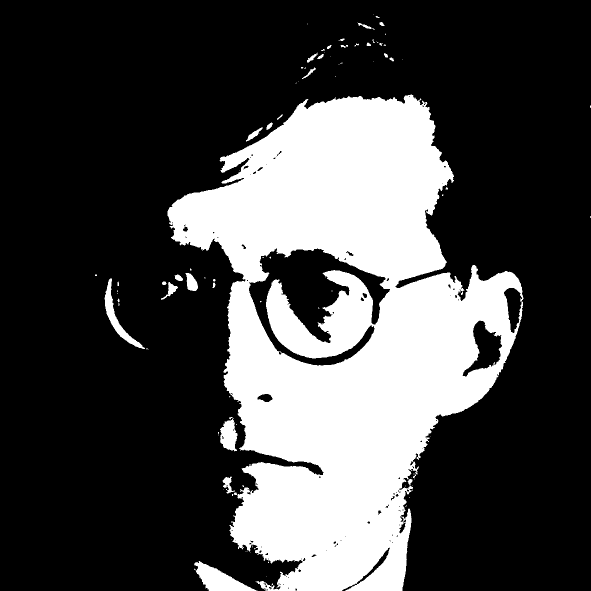
%> input picture shostakovich_image.png, 1182 x 1182 px (shown at 1/2 size)
$ octave image_ofdm_new.m   (GNU Octave 9; MATLAB toolbox functions it lacks are replaced by stand-ins)
%> lines starting %> are read from the running program, lines starting %| are printed output that depends on the picture; in (x1, y1, x2, y2) boxes, pixels count from 0 and x2, y2 are one past the last pixel; in counts of white or black regions, pixels touching at a corner belong together; the program's own positions count from 1
%% New OFDM Transmitter
clc; clear; close all; clear all;
rng(6);

%% Load Image

raw_image = double(imresize(imread("shostakovich_image.png"),[84 84]));
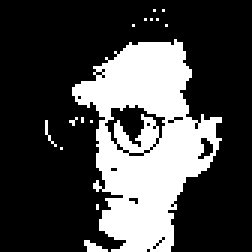
%> raw_image: size 84x84 double (shown 3 times larger); values 0 (black) and 1 (white), 27.8% white; 15 white regions (14 under 20 px), largest, box (x1, y1, x2, y2) and area: (24, 13, 74, 84) 1919
image_stream = reshape(raw_image.', [], 1);
%> image_stream = 7056 values, max 1 at index 304, min 0 at index 1, mean 0.278
complex_data_stream = reshape(image_stream, [length(image_stream)/2,2]).*2 - 1;
complex_data_vec = (complex_data_stream(:,1) + 1i*complex_data_stream(:,2))./sqrt(2);

%% OFDM Parameters
K = 1024; % num carriers
B = 3e3; % bandwidth
f0 = 10e3; % carrier frequency
fc = f0 + B /2; % center frequency
fs  = 48e3; % sampling rate (samples/second)

is_cp = false;

% T - Absolute time
Tg = 32e-3; % guard interval
Tp = Tg * 2; % pause period
% N - Number of someting
NBlk = 4;
Ng = ceil(Tg*fs); % number of samples in guard interval
Np = ceil(Tp*fs); % number of samples in pause period
Nsps = fs/B; % Number of samples per symbol
Nb = Nsps * K + Ng; % number of samples in OFDM block
Nf = Nb * NBlk; % number of samples in OFDM frame

Nbits = 7; % Number of bits of shift registers in PN sequence
preamble = randi([0 1],2^Nbits -1, 1) * 2 - 1; % BPSK preamble

pilot_index = 1:8:K;
data_index = setdiff(1:K,pilot_index);

% OFDM Frame format
% [preamble; pause; ofdm block; pause; preamble

%% Transmitter
alphabet = [1+1i, 1-1i, -1+1i, -1-1i]/sqrt(2);
l_total = length(data_index)*NBlk;
l_diff = l_total - length(complex_data_vec);
%> l_diff = 56
if l_diff > 0
    complex_data_vec = [complex_data_vec; (ones(l_diff,1)+1i*ones(l_diff,1))./sqrt(2)];
end
image_data_vec = reshape(complex_data_vec, [],NBlk);
% OFDM Baseband
% u: tx bb; v: rx bb; s: tx pb; r: rx pb;
d = zeros(K,NBlk);

u_info = [];

for i_blk = 1:NBlk
    d(pilot_index,i_blk) = randsample(alphabet,length(pilot_index), 'true');
    d(data_index,i_blk) = image_data_vec(:,i_blk);
    ifft_mod = K*Nsps*ifft(d(:,i_blk),K*Nsps); % rate-matched
    ifft_mod = ifft_mod/abs(max(ifft_mod));
    if is_cp
        cp = ifft_mod(end-Ng+1:end); %#ok<UNRCH>
        u_info = [u_info; cp; ifft_mod];
    else
        zp = zeros(Ng,1);
        u_info = [u_info; ifft_mod; zp];
    end
end
%> after the loop, zp = 1536 values from 0 to 0

% Preamble Baseband
u_pre = resample(preamble,Nsps,1);
s_pre = real(u_pre.*exp(1i*2*pi*fc*(0:length(u_pre)-1).'/fs));
s_pre = s_pre / max(abs(s_pre));

% Generate Frame
s_pause = zeros(Np,1);
failsafe = zeros(0.1*fs,1);
s_info = real(u_info.*exp(1i*2*pi*f0*(0:length(u_info)-1).'/fs));
s_info = s_info / max(abs(s_info));
s_frame = [failsafe; s_pre; s_pause; s_info; s_pause; s_pre; failsafe];

%spectrogram(s_frame, kaiser(128,0.5),64,2048,fs,'yaxis');
sound(s_frame,fs)
%% Channel Simulator
%[r,Fs] = audioread('Boston 12.m4a')
% r = resample(r,fs,Fs);
hp = [1, 0.5, 0.2]; % path gain for 3 paths
taup = 3/343 + [0,3e-3,7e-3]; % path delay (relative)
P = length(hp);

r = zeros(size(s_frame));
for p=1:P
    r = r+hp(p)*circshift(s_frame,ceil(taup(p)*fs));
end

r = r + 0.01*randn(size(r));

%% Noise
% Delay estimation
r = s_frame;
v = r.*exp(-1i*2*pi*fc*(0:length(r)-1).'/fs);

[R,lags] = xcorr(v,u_pre);
R(lags<0) = [];
lags(lags<0) = [];

%plot(abs(xcorr(v,u_pre)))
R = abs(R);
R = R / max(R);

%> (the run ends here)
